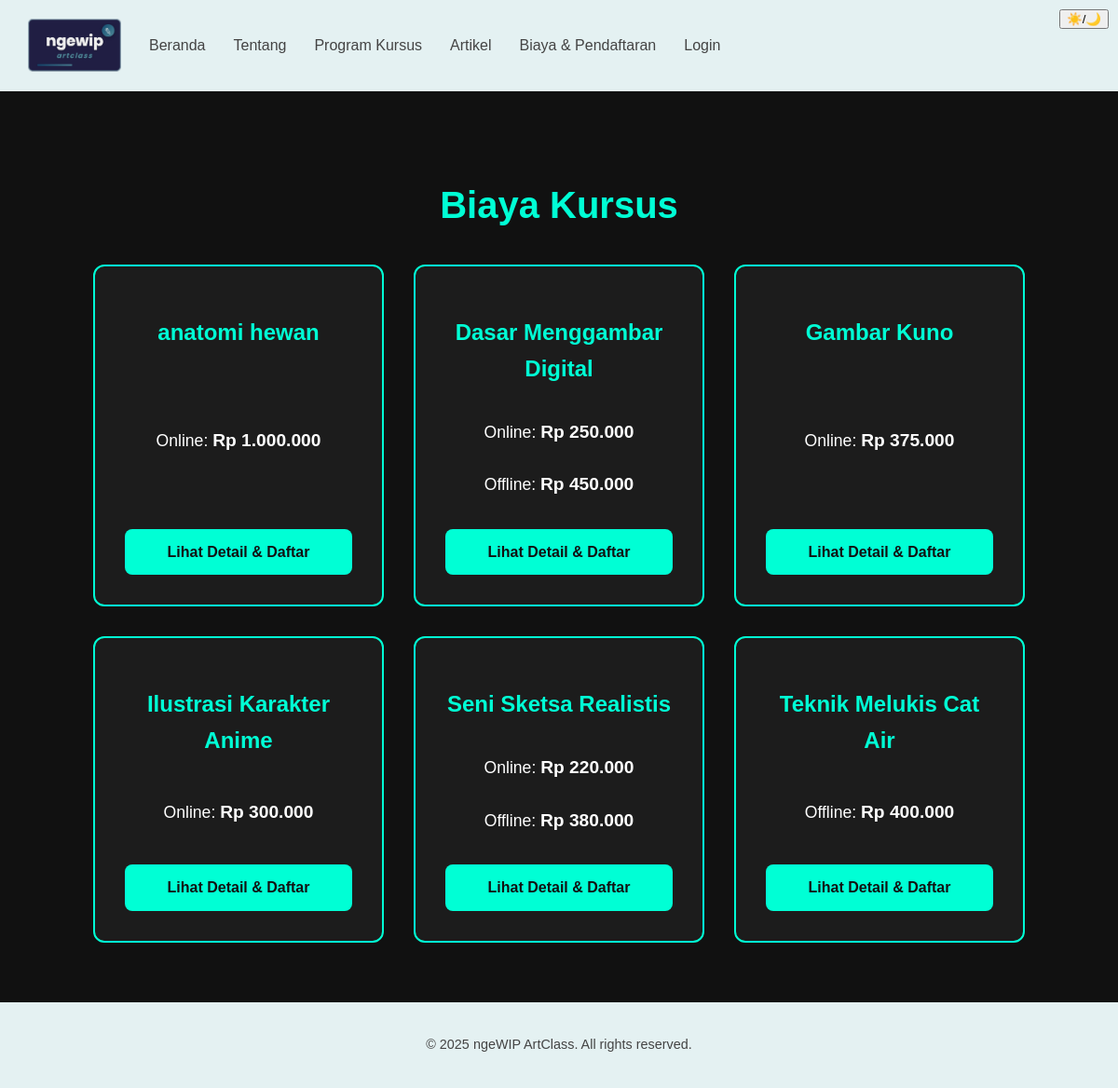
The page /ngewipArtClass_v2/NGEWIPEA/pages/biaya.php on the database as committed earlier.
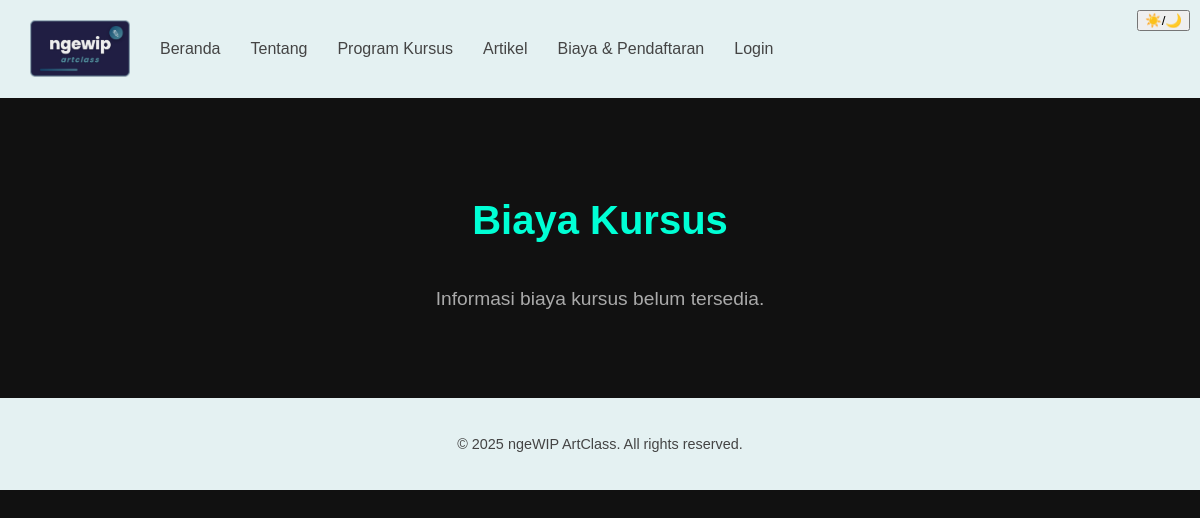
The same page on the database as committed later.
### tables this page shows
CREATE TABLE `kelas_seni` (
  `id_kelas` varchar(10) NOT NULL,
  `nama_kelas` varchar(50) NOT NULL
);

### ngewipArtClass_v2/NGEWIPEA/pages/biaya.php (the view, shortened to what this page needs)
<?php
include '../database/db.php';
$query_biaya_kursus = "SELECT id_kelas, nama_kelas, harga_online, harga_offline, tipe_kelas_tersedia
                       FROM kelas_seni
                       WHERE harga_online IS NOT NULL OR harga_offline IS NOT NULL
                       ORDER BY nama_kelas ASC";
$hasil_biaya_kursus = mysqli_query($conn, $query_biaya_kursus);
$daftar_biaya = [];
if ($hasil_biaya_kursus && mysqli_num_rows($hasil_biaya_kursus) > 0) {
    while ($row = mysqli_fetch_assoc($hasil_biaya_kursus)) {
        $daftar_biaya[] = $row;
    }
}
?>
<!DOCTYPE html>
<html lang="id">
<head>
  <link rel="stylesheet" href="../assets/css/style.css">
</head>
<body>
  <button id="modeToggle" style="position: fixed; top: 10px; right: 10px; z-index: 200;">☀️/🌙</button>
  <nav class="navbar">
    <img src="../assets/images/logo.png" alt="Logo" class="logo">
    <ul class="nav-links">
      <li><a href="../guest/index.php">Beranda</a></li> <li><a href="tentang.html">Tentang</a></li> <li><a href="program.php">Program Kursus</a></li>
      <li><a href="artikel.html">Artikel</a></li> <li><a href="biaya.php" class="active">Biaya & Pendaftaran</a></li>
      <?php if (isset($_SESSION['user_id'])): ?>
            <?php
                $dashboard_link = '#';
                $role = $_SESSION['role'] ?? '';
                if ($role === 'admin') $dashboard_link = 'admin/dashboard.php';
                elseif ($role === 'mentor') $dashboard_link = 'mentor/dashboard.php';
                elseif ($role === 'member') $dashboard_link = 'student/dashboard.php';
            ?>
            <li><a href="<?= $dashboard_link ?>">Dashboard</a></li>
            <li><a href="../guest/logout.php">Logout</a></li> <?php else: ?>
            <li><a href="../guest/login.php">Login</a></li> <?php endif; ?>
    </ul>
  </nav>
  <main class="container">
    <h1>Biaya Kursus</h1>
    <?php if (!empty($daftar_biaya)): ?>
        <div class="pricing-grid">
            <?php foreach ($daftar_biaya as $item): ?>
                <div class="pricing-card">
                    <h2><?= htmlspecialchars($item['nama_kelas']); ?></h2>
                    <?php
                    $tipe_tersedia_biaya = explode(',', $item['tipe_kelas_tersedia'] ?? '');
                    if (in_array('Online', $tipe_tersedia_biaya) && !is_null($item['harga_online'])) {
                        echo "<p class='harga-item'>Online: <strong>Rp " . number_format($item['harga_online'], 0, ',', '.') . "</strong></p>";
                    }
                    if (in_array('Offline', $tipe_tersedia_biaya) && !is_null($item['harga_offline'])) {
                        echo "<p class='harga-item'>Offline: <strong>Rp " . number_format($item['harga_offline'], 0, ',', '.') . "</strong></p>";
                    }
                    ?>
                    <a href="detail_kursus.php?id_kursus=<?= htmlspecialchars($item['id_kelas']); ?>" class="btn-daftar-kursus">Lihat Detail & Daftar</a>
                </div>
            <?php endforeach; ?>
        </div>
    <?php else: ?>
        <p class="no-kursus">Informasi biaya kursus belum tersedia.</p>
    <?php endif; ?>
  </main>
  <footer>
    <p>&copy; <?= date("Y") ?> ngeWIP ArtClass. All rights reserved.</p>
  </footer>
</body>
</html>

Rows that differ between the two databases and show on the page:
removed kelas_seni: nama_kelas "anatomi hewan", harga_online "1.000.000"
removed kelas_seni: nama_kelas "Dasar Menggambar Digital", harga_online "250.000", harga_offline "450.000"
removed kelas_seni: nama_kelas "Gambar Kuno", harga_online "375.000"
removed kelas_seni: nama_kelas "Ilustrasi Karakter Anime", harga_online "300.000"
removed kelas_seni: nama_kelas "Seni Sketsa Realistis", harga_online "220.000", harga_offline "380.000"
removed kelas_seni: nama_kelas "Teknik Melukis Cat Air", harga_offline "400.000"
Other text that changed with them:
text now shown: "Informasi biaya kursus belum tersedia."
